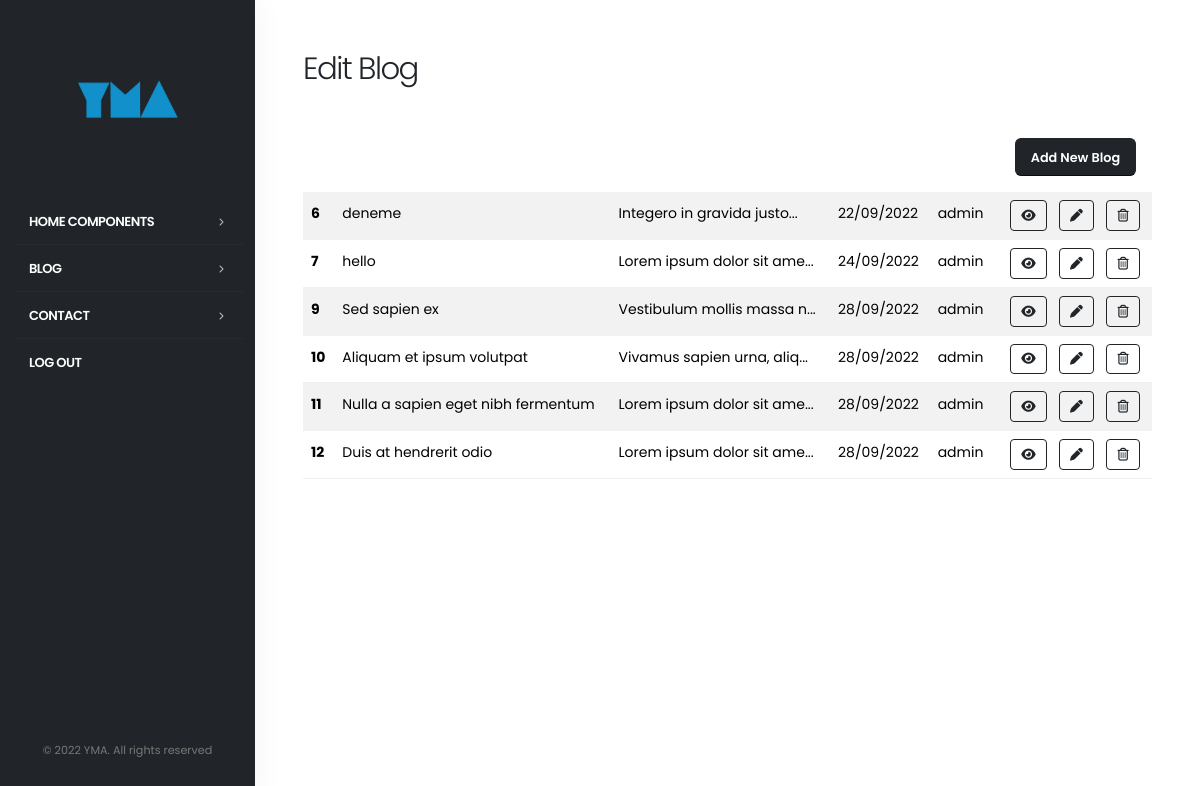
The app's page /admin/blogList.php (signed in) with its own data.
### tables this page shows
CREATE TABLE "blogContents" (
	"id"	INTEGER NOT NULL,
	"imagePath"	TEXT NOT NULL,
	"title"	TEXT NOT NULL,
	"description"	TEXT NOT NULL,
	"date"	TEXT NOT NULL,
	"author"	TEXT,
	"categoryId"	INTEGER,
	PRIMARY KEY("id" AUTOINCREMENT)
);

### admin/blogList.php (the view, shortened to what this page needs)
<?php
 require("database.php");
?>
<!DOCTYPE html>
<html class="side-header">
	<head>
	</head>
	<body data-plugin-page-transition>
		<div class="body">
		<?php
			include("header.php");
		?>
			<div role="main" class="main">
				<div class="m-5 ">
				<h2>Edit Blog</h2>
						<div>
						<button name="addSubmit" type="button" class="btn btn-dark m-3 float-end" onclick="location.href='addBlog.php'">Add New Blog</button>
						</div>
					<div>
					<table class="table table-striped table-hover">
						<tbody>
							<?php
							$d = $db -> prepare("SELECT * FROM blogContents");
							$d->execute();
							$results = $d->fetchAll();
							foreach ($results as $key) {
								$a =explode(">","$key[3]");
								$safeText = htmlspecialchars($a[1], ENT_QUOTES, 'UTF-8');
								$desc = substr($safeText, 0 , 25);
								echo "<div><tr><th scope='row'>".$key["id"]."</th>
								<td>".$key["title"]."</td>
								<td>".$desc."...</td>
								<td>".$key["date"]."</td>
								<td>".$key["author"]."</td>
								<input type='hidden' id='blogSeeImagePath' name='blogSeeImagePath' value='".$key["imagePath"]."'>
								<td><div class='float-end' >
								<button class='btn btn-outline-dark btn-sm mx-1' id='seeSubmit' type='button' title='See' onclick=location.href='../blog-post.php?id=".$key['id']."'>
								<i class='fa-solid fa-eye'></i>
								</button>
									<button class='btn btn-outline-dark btn-sm mx-1' id='editSubmit' type='button' title='Edit'  onclick=location.href='editBlog.php?id=".$key['id']."'>
								<i class='fa-solid fa-pen'></i>
								</button>
								<button class='btn btn-outline-dark btn-sm mx-1' id='deleteSubmit' type='button' title='Sil' onclick=location.href='deleteBlog.php?id=".$key['id']."' >
									<i class='far fa-trash-alt' ></i>
								</button></div>
								</td></tr></div>";
							}
							?>
						</tbody>
					</table>
					</div>
			  </div>
		</div>
	</body>
</html>

### records on screen
blogcontents: id "6", title "deneme", description "Integero in gravida justo", date "22/09/2022", author "admin"
blogcontents: id "7", title "hello", description "Lorem ipsum dolor sit ame", date "24/09/2022", author "admin"
blogcontents: id "9", title "Sed sapien ex", description "Vestibulum mollis massa n", date "28/09/2022", author "admin"
blogcontents: id "10", title "Aliquam et ipsum volutpat", description "Vivamus sapien urna, aliq", date "28/09/2022", author "admin"
blogcontents: id "11", title "Nulla a sapien eget nibh fermentum", description "Lorem ipsum dolor sit ame", date "28/09/2022", author "admin"
blogcontents: id "12", title "Duis at hendrerit odio", description "Lorem ipsum dolor sit ame", date "28/09/2022", author "admin"
